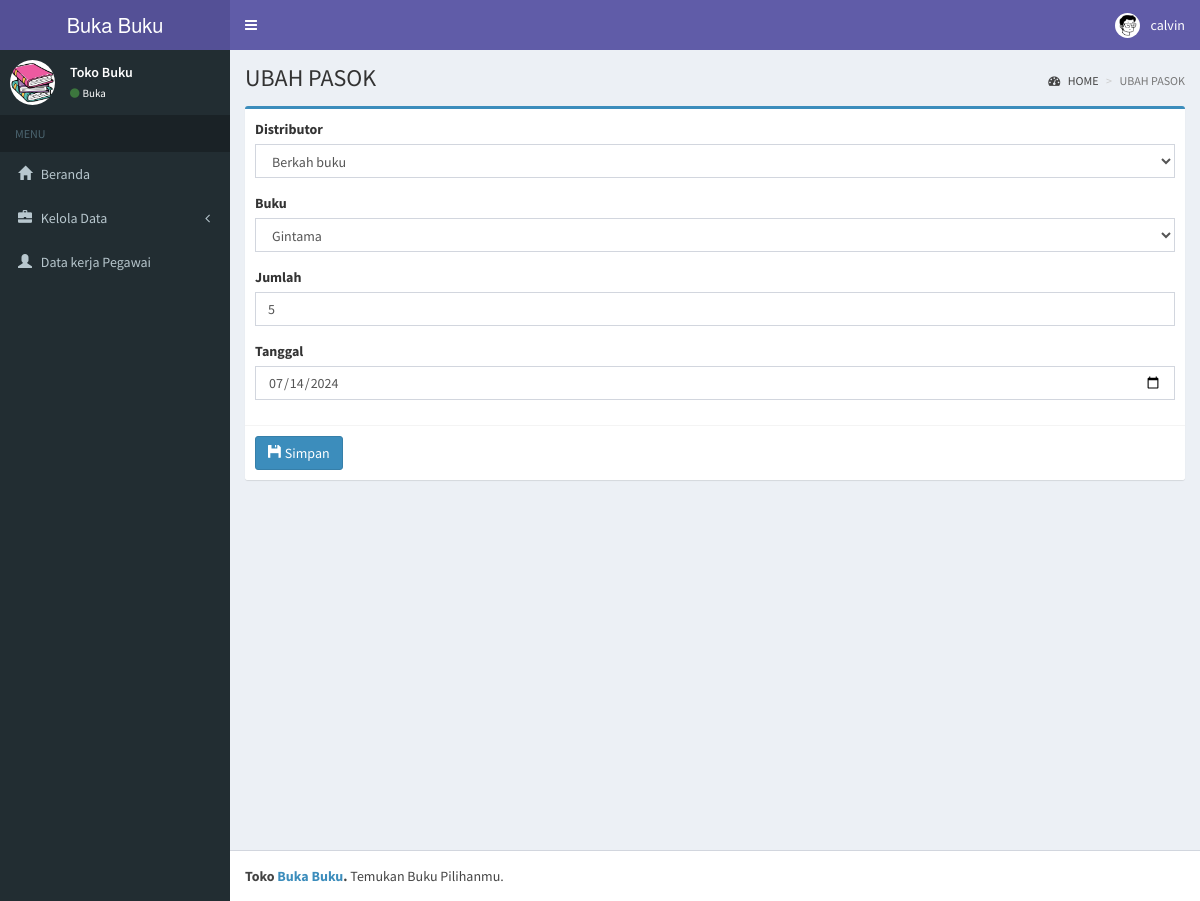
Screenshot of /index.php?page=ubah_pasok&id=8 (signed in) with the database file from the repository.
### tables this page shows
CREATE TABLE `kasir` (
  `id_kasir` int(11) NOT NULL,
  `nama` varchar(100) NOT NULL,
  `alamat` varchar(50) DEFAULT NULL,
  `telepon` int(11) DEFAULT NULL,
  `status` varchar(59) DEFAULT NULL,
  `username` varchar(10) NOT NULL,
  `password` varchar(100) NOT NULL,
  `level` enum('admin','pegawai','','') NOT NULL
);

CREATE TABLE `pasok` (
  `id_pasok` int(11) NOT NULL,
  `id_distributor` int(11) NOT NULL,
  `id_buku` int(11) DEFAULT NULL,
  `jumlah` varchar(50) NOT NULL,
  `tanggal` date NOT NULL
);

### pages/pasok/edit_pasok.php (the view, shortened to what this page needs)
<?php
include('../toko-buku/conf/conn.php');
$id = $_GET['id'];
$query = "SELECT * FROM pasok WHERE id_pasok = $id LIMIT 1";
$result = mysqli_query($koneksi, $query);
$row = mysqli_fetch_array($result);
?>
<div class="content-wrapper">
  <section class="content-header">
    <h1>
      UBAH PASOK
    </h1>
    <ol class="breadcrumb">
      <li><a href="index.php"><i class="fa fa-dashboard"></i> HOME</a></li>
      <li class="active">UBAH PASOK</li>
    </ol>
  </section>
  <section class="content">
    <div class="row">
      <div class="col-md-12">
        <div class="box box-primary">
          <form role="form" method="post" action="pages/pasok/update_pasok_proses.php">
            <div class="box-body">
              <div class="form-group">
                <label for="distributor">Distributor</label>
                <select class="form-control" id="distributor" name="distributor">
                  <?php
                  $queryDistributor = mysqli_query($koneksi, "SELECT id_distributor, nama_distributor FROM distributor");
                  while ($distributorRow = mysqli_fetch_assoc($queryDistributor)) {
                    $selected = ($distributorRow['id_distributor'] == $row['id_distributor']) ? "selected" : "";
                    echo "<option value='" . $distributorRow['id_distributor'] . "' $selected>" . $distributorRow['nama_distributor'] . "</option>";
                  }
                  ?>
                </select>
              </div>
              <div class="form-group">
                <label for="buku">Buku</label>
                <select class="form-control" id="buku" name="buku">
                  <?php
                  $queryBuku = mysqli_query($koneksi, "SELECT id_buku, judul FROM buku");
                  while ($bukuRow = mysqli_fetch_assoc($queryBuku)) {
                    $selected = ($bukuRow['id_buku'] == $row['id_buku']) ? "selected" : "";
                    echo "<option value='" . $bukuRow['id_buku'] . "' $selected>" . $bukuRow['judul'] . "</option>";
                  }
                  ?>
                </select>
              </div>
              <div class="form-group">
                <label>Jumlah</label>
                <input type="text" name="jumlah" class="form-control" placeholder="Jumlah" value="<?php echo $row['jumlah']; ?>" required>
              </div>
              <div class="form-group">
                <label>Tanggal</label>
                <input type="date" name="tanggal" class="form-control" placeholder="Jumlah" value="<?php echo $row['tanggal']; ?>" required>
              </div>
            </div>
            <div class="box-footer">
              <button type="submit" class="btn btn-primary" title="Simpan Data"> <i class="glyphicon glyphicon-floppy-disk"></i> Simpan</button>
            </div>
          </form>
        </div>
      </div>
    </div>
  </section>
</div>

### index.php (shortened to what this page needs)
<?php
include "conf/conn.php";
if (isset($_SESSION['id_kasir']) == 0) {
  echo '<script>alert("Anda Harus Login Terlebih Dahulu !!!");
            window.location.href="pages/login.php"</script>';
} else {
  $id_kasir = $_SESSION['id_kasir'];
  $query = "SELECT nama, level FROM kasir WHERE id_kasir = '$id_kasir'";
  $result = mysqli_query($koneksi, $query);
  if ($result) {
    $user = mysqli_fetch_assoc($result);
    $nama = $user['nama'];
  } else {
    echo "Error fetching data: " . mysqli_error($conn);
  }
?>
  <link rel="stylesheet" href="plugins/datatables/dataTables.bootstrap.css">
  <!DOCTYPE html>
  <html>
  <head>
    <link rel="stylesheet" href="bootstrap/css/bootstrap.min.css">
    <link rel="stylesheet" href="https://cdnjs.cloudflare.com/ajax/libs/font-awesome/4.5.0/css/font-awesome.min.css">
    <link rel="stylesheet" href="https://cdnjs.cloudflare.com/ajax/libs/ionicons/2.0.1/css/ionicons.min.css">
    <link rel="stylesheet" href="dist/css/AdminLTE.min.css">
    <link rel="stylesheet" href="dist/css/skins/_all-skins.min.css">
    <link rel="stylesheet" href="plugins/iCheck/flat/blue.css">
    <link rel="stylesheet" href="plugins/morris/morris.css">
    <link rel="stylesheet" href="plugins/jvectormap/jquery-jvectormap-1.2.2.css">
    <link rel="stylesheet" href="plugins/datepicker/datepicker3.css">
    <link rel="stylesheet" href="plugins/daterangepicker/daterangepicker.css">
    <link rel="stylesheet" href="plugins/bootstrap-wysihtml5/bootstrap3-wysihtml5.min.css">
  </head>
  <body class="hold-transition skin-purple sidebar-mini">
    <div class="wrapper">
      <header class="main-header">
        <a href="index.php" class="logo">
          <span class="logo-lg">Buka Buku</span>
        </a>
        <nav class="navbar navbar-static-top skin-purple">
          <a href="#" class="sidebar-toggle" data-toggle="offcanvas" role="button">
          </a>
          <div class="navbar-custom-menu">
            <ul class="nav navbar-nav">
              <li class="dropdown user user-menu">
                <a href="#" class="dropdown-toggle" data-toggle="dropdown">
                  <img src="dist/img/face.jpeg" class="user-image" alt="User Image">
                  <span class="hidden-xs">
                    <?php echo $nama; ?>
                  </span>
                </a>
              </li>
            </ul>
          </div>
        </nav>
      </header>
      <aside class="main-sidebar">
        <section class="sidebar">
          <div class="user-panel">
            <div class="pull-left image">
              <img src="dist/img/buku.jpeg" class="img-circle" alt="User Image">
            </div>
            <div class="pull-left info">
              <p>Toko Buku</p>
              <a href="#"><i class="fa fa-circle text-success"></i>Buka</a>
            </div>
          </div>
          <ul class="sidebar-menu">
            <li class="header">MENU</li>
            <li class="treeview">
            <li><a href="index.php"><i class="glyphicon glyphicon-home"></i> <span>Beranda</span></a></li>
            </li>
            <?php if ($_SESSION['level'] == "admin"): ?>
              <li class="treeview">
                <a href="#">
                  <i class="glyphicon glyphicon-briefcase"></i> <span>Kelola Data</span>
                  <span class="pull-right-container">
                    <i class="fa fa-angle-left pull-right"></i>
                  </span>
                </a>
              </li>
              <li><a href="index.php?page=pemilik"><i class="glyphicon glyphicon-user"></i> <span>Data kerja
                    Pegawai</span></a></li>
            <?php endif; ?>
        </ul>
      </aside>
      <?php include("conf/page.php"); ?>
      <footer class="main-footer">
        <strong>Toko <a href="https://github.com/CalvinArdiansyah18">Buka Buku</a>.</strong> Temukan Buku Pilihanmu.
      </footer>
    </div>
  </body>
  </html>
<?php } ?>

### rows the page displays
kasir: nama "calvin"
pasok: jumlah "5", tanggal "07/14/2024"

### other values shown
form field distributor "Berkah buku"
form field buku "Gintama"
